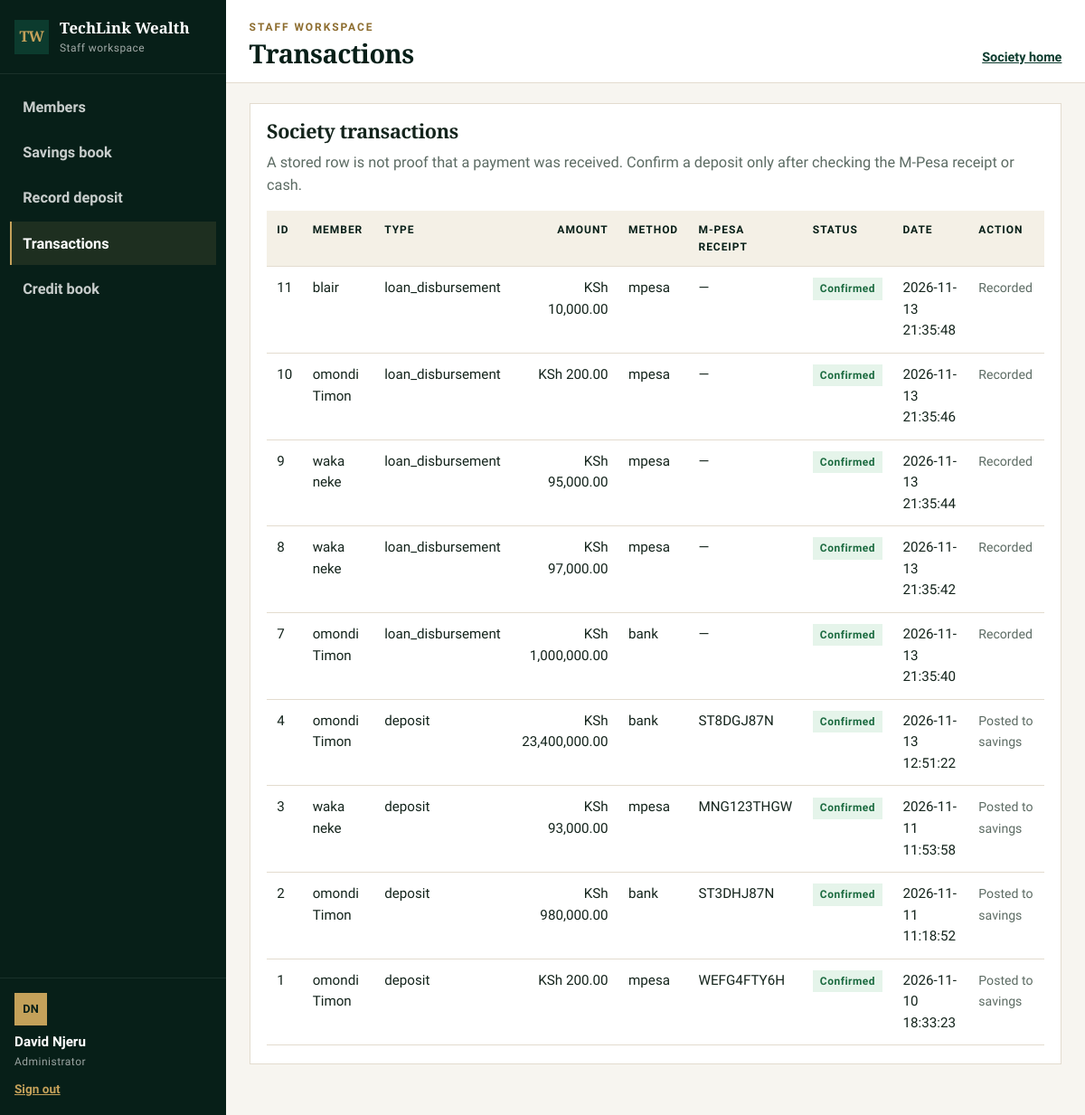
/admin_transactions.php (signed in), run on the app's committed database.
### tables this page shows
CREATE TABLE `transactions` (
  `id` bigint(20) UNSIGNED NOT NULL,
  `member_id` int(10) UNSIGNED NOT NULL,
  `transaction_type` enum('deposit','withdrawal','loan_disbursement','loan_repayment','adjustment') NOT NULL,
  `amount` decimal(15,2) NOT NULL,
  `payment_method` enum('mpesa','bank','cash','internal') NOT NULL,
  `mpesa_receipt` varchar(100) DEFAULT NULL,
  `transaction_status` enum('pending','confirmed','failed','reversed') NOT NULL DEFAULT 'pending',
  `created_at` timestamp NOT NULL DEFAULT current_timestamp()
);

CREATE TABLE `members` (
  `id` int(10) UNSIGNED NOT NULL,
  `full_name` varchar(150) NOT NULL,
  `email` varchar(190) NOT NULL,
  `account_number` varchar(12) DEFAULT NULL,
  `phone` varchar(20) NOT NULL,
  `password_hash` varchar(255) NOT NULL,
  `membership_status` varchar(20) NOT NULL DEFAULT 'pending',
  `created_at` timestamp NOT NULL DEFAULT current_timestamp(),
  `role` enum('member','admin') NOT NULL DEFAULT 'member'
);

### admin_transactions.php (the view, shortened to what this page needs)
<?php
require_once "includes/app.php";
try {
    $stmt = $pdo->query(
        "SELECT
            t.id,
            m.full_name,
            t.transaction_type,
            t.amount,
            t.payment_method,
            t.mpesa_receipt,
            t.transaction_status,
            t.created_at,
            (SELECT COUNT(*) FROM savings s WHERE s.transaction_id = t.id) AS posted
         FROM transactions t
         INNER JOIN members m ON m.id = t.member_id
         ORDER BY t.created_at DESC"
    );
    $transactions = $stmt->fetchAll();
} catch (PDOException $e) {
    error_log("Unable to load transactions: " . $e->getMessage());
    http_response_code(500);
    exit("Unable to load transactions. Please try again later.");
}
$token = csrf_token("txn_admin_csrf");
?>
<section class="panel">
    <h2>Society transactions</h2>
    <p class="quiet">A stored row is not proof that a payment was received. Confirm a deposit only after checking the M-Pesa receipt or cash.</p>
    <?php if ($transactions): ?>
        <div class="table-wrap">
            <table class="data">
                <thead>
                    <tr>
                        <th>ID</th>
                        <th>Member</th>
                        <th>Type</th>
                        <th class="num">Amount</th>
                        <th>Method</th>
                        <th>M-Pesa receipt</th>
                        <th>Status</th>
                        <th>Date</th>
                        <th>Action</th>
                    </tr>
                </thead>
                <tbody>
                    <?php foreach ($transactions as $transaction): ?>
                        <?php $status = strtolower((string) $transaction["transaction_status"]); ?>
                        <tr>
                            <td><?= (int) $transaction["id"] ?></td>
                            <td><?= e($transaction["full_name"]) ?></td>
                            <td><?= e($transaction["transaction_type"]) ?></td>
                            <td class="num"><?= e(money($transaction["amount"])) ?></td>
                            <td><?= e($transaction["payment_method"]) ?></td>
                            <td><?= e($transaction["mpesa_receipt"] ?? "—") ?></td>
                            <td><span class="pill <?= e($status) ?>"><?= e($status) ?></span></td>
                            <td><?= e($transaction["created_at"]) ?></td>
                            <td>
                                <?php if ($status === "pending"): ?>
                                    <form method="POST" action="admin_transactions.php">
                                        <input type="hidden" name="csrf_token" value="<?= e($token) ?>">
                                        <input type="hidden" name="transaction_id" value="<?= (int) $transaction["id"] ?>">
                                        <div class="inline-actions">
                                            <button class="btn btn-ok" name="action" value="confirm" type="submit">Confirm</button>
                                            <button class="btn btn-danger" name="action" value="fail" type="submit">Reject</button>
                                        </div>
                                    </form>
                                <?php elseif ($status === "confirmed" && $transaction["transaction_type"] === "deposit" && (int) $transaction["posted"] === 0): ?>
                                    <a class="btn btn-gold" href="record_savings.php">Post to savings</a>
                                <?php elseif ((int) $transaction["posted"] > 0): ?>
                                    <span class="note">Posted to savings</span>
                                <?php else: ?>
                                    <span class="note">Recorded</span>
                                <?php endif; ?>
                            </td>
                        </tr>
                    <?php endforeach; ?>
                </tbody>
            </table>
        </div>
    <?php else: ?>
        <p class="empty">No transactions have been recorded yet.</p>
    <?php endif; ?>
</section>

### css/base.css (style rules this page uses)
:root { --green: #0c3b2e; --green-2: #145844; --green-deep: #071f18; --gold: #c4a15a; --gold-deep: #8d6d2f; --cream: #f4f0e6; --paper: #f7f5f0; --white: #ffffff; --ink: #14241c; --muted: #5c6b63; --line: #e3dccf; --danger: #8e2b2b; --ok: #1c6b40; --warn: #8a5a12; --serif: "Source Serif 4", Georgia, "Times New Roman", serif; --sans: "Source Sans 3", "Segoe UI", sans-serif; --shadow: 0 16px 40px rgba(7, 31, 24, 0.08); }
*, *::before, *::after { box-sizing: border-box; }
html { scroll-behavior: smooth; }
body { margin: 0; color: var(--ink); background: var(--paper); font-family: var(--sans); font-size: 1.02rem; line-height: 1.55; }
h1, h2, h3, h4 { font-family: var(--serif); font-weight: 650; letter-spacing: -0.02em; line-height: 1.15; margin: 0; }
p { margin: 0; }

### css/components.css (style rules this page uses)
.quiet { margin: 0.55rem 0 1.4rem; color: var(--muted); }
.table-wrap { overflow-x: auto; }
table.data { width: 100%; border-collapse: collapse; min-width: 640px; font-size: 0.95rem; }
table.data th, table.data td { padding: 0.75rem 0.7rem; text-align: left; vertical-align: top; border-bottom: 1px solid var(--line); }
table.data th { background: var(--cream); color: var(--green-deep); font-size: 0.75rem; font-weight: 700; letter-spacing: 0.08em; text-transform: uppercase; }
table.data td.num, table.data th.num { text-align: right; font-variant-numeric: tabular-nums; }
.pill { display: inline-block; padding: 0.18rem 0.5rem; background: var(--cream); color: var(--ink); font-size: 0.75rem; font-weight: 700; letter-spacing: 0.04em; text-transform: capitalize; }
.pill.approved, .pill.confirmed, .pill.active { background: #e5f4ea; color: var(--ok); }
.note { color: var(--muted); font-size: 0.88rem; }

### css/workspace.css (style rules this page uses)
.app-body { background: var(--paper); }
.panel { background: #fff; border: 1px solid var(--line); padding: 1.1rem 1.15rem 1.2rem; margin-bottom: 1rem; }
.panel h2 { font-size: 1.35rem; margin-bottom: 0.35rem; }
.panel .quiet { margin-bottom: 1rem; }

### data on the page
transactions: id "11", member.full_name "blair", transaction_type "loan_disbursement", amount "KSh 10,000.00", payment_method "mpesa", mpesa_receipt "—", transaction_status "Confirmed", created_at "2026-11-13 21:35:48", shows "Recorded"
transactions: id "10", member.full_name "omondi Timon", transaction_type "loan_disbursement", amount "KSh 200.00", payment_method "mpesa", mpesa_receipt "—", transaction_status "Confirmed", created_at "2026-11-13 21:35:46", shows "Recorded"
transactions: id "9", member.full_name "waka neke", transaction_type "loan_disbursement", amount "KSh 95,000.00", payment_method "mpesa", mpesa_receipt "—", transaction_status "Confirmed", created_at "2026-11-13 21:35:44", shows "Recorded"
transactions: id "8", member.full_name "waka neke", transaction_type "loan_disbursement", amount "KSh 97,000.00", payment_method "mpesa", mpesa_receipt "—", transaction_status "Confirmed", created_at "2026-11-13 21:35:42", shows "Recorded"
transactions: id "7", member.full_name "omondi Timon", transaction_type "loan_disbursement", amount "KSh 1,000,000.00", payment_method "bank", mpesa_receipt "—", transaction_status "Confirmed", created_at "2026-11-13 21:35:40", shows "Recorded"
transactions: id "4", member.full_name "omondi Timon", transaction_type "deposit", amount "KSh 23,400,000.00", payment_method "bank", mpesa_receipt "ST8DGJ87N", transaction_status "Confirmed", created_at "2026-11-13 12:51:22", shows "Posted to savings"
transactions: id "3", member.full_name "waka neke", transaction_type "deposit", amount "KSh 93,000.00", payment_method "mpesa", mpesa_receipt "MNG123THGW", transaction_status "Confirmed", created_at "2026-11-11 11:53:58", shows "Posted to savings"
transactions: id "2", member.full_name "omondi Timon", transaction_type "deposit", amount "KSh 980,000.00", payment_method "bank", mpesa_receipt "ST3DHJ87N", transaction_status "Confirmed", created_at "2026-11-11 11:18:52", shows "Posted to savings"
transactions: id "1", member.full_name "omondi Timon", transaction_type "deposit", amount "KSh 200.00", payment_method "mpesa", mpesa_receipt "WEFG4FTY6H", transaction_status "Confirmed", created_at "2026-11-10 18:33:23", shows "Posted to savings"

### other printed values
$workspace "Staff workspace"
$item[0] "Members"
$item[0] "Savings book"
$item[0] "Record deposit"
$item[0] "Transactions"
$item[0] "Credit book"
initials($name) "DN"
$name "David Njeru"
$workspace "STAFF WORKSPACE"
$title "Transactions"
